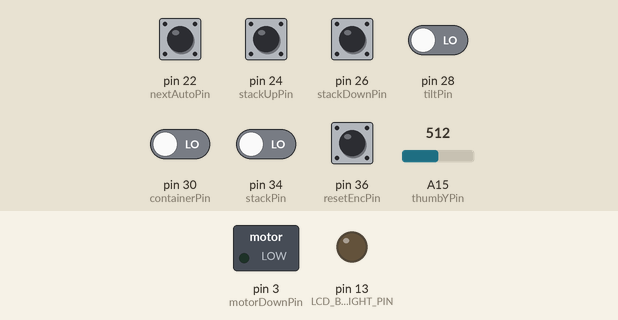
This sketch was run on a simulated Arduino Mega 2560, built with avr-gcc and run on an emulated ATmega2560. Parts: switched loads named in the sketch (green lamp = pin HIGH), output pins drawn as LEDs (lit = HIGH). The test bench sets the inputs (shaded band); at power-on: pin 22 (nextAutoPin), pin 24 (stackUpPin), pin 26 (stackDownPin), pin 28 (tiltPin), pin 30 (containerPin), pin 34 (stackPin), pin 36 (resetEncPin) LOW, A15 (thumbYPin) = 512.

Above: at 1.2 s.
1.3 s: pin 24 (stackUpPin) pulled HIGH for 0.15 s
At 1.7 s:
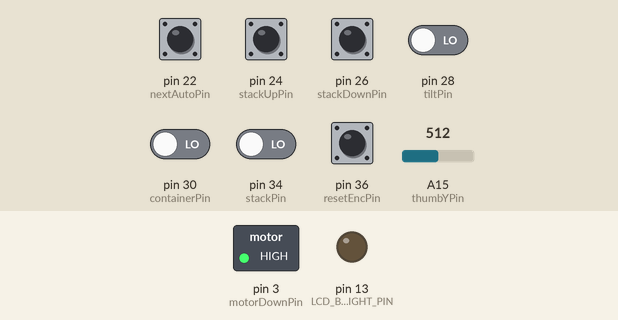
2.9 s: pin 26 (stackDownPin) pulled HIGH for 0.15 s
At 4.1 s:
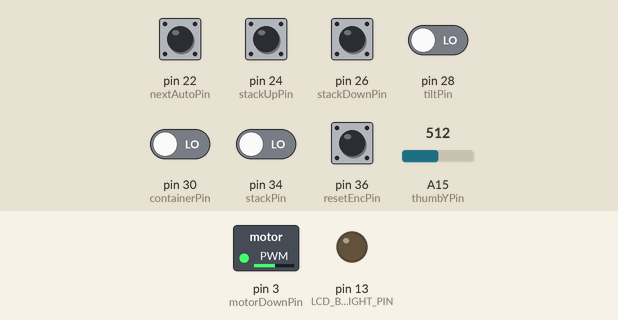
4.5 s: pin 24 (stackUpPin) pulled HIGH for 1 s
At 5.3 s:
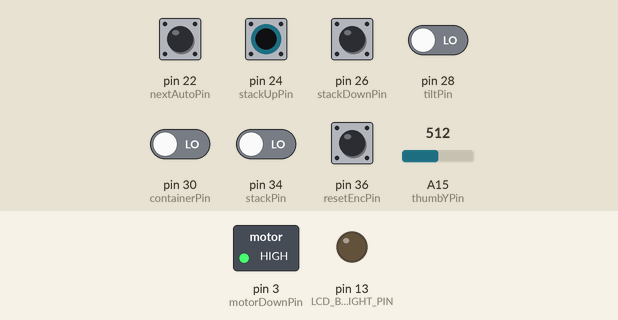
10.0 s: pin 26 (stackDownPin) pulled HIGH for 1 s
At 10.7 s:
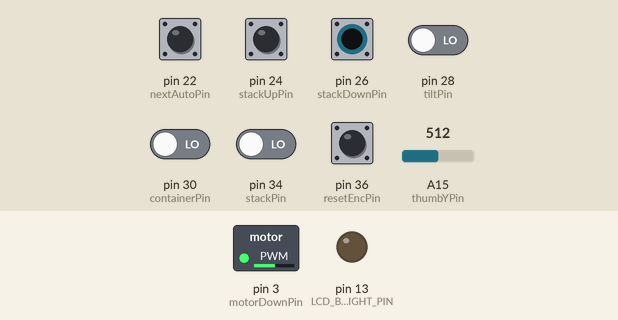
Timing chart, 0 to 13.0 s (numbered marks = the images above; inputs shaded):
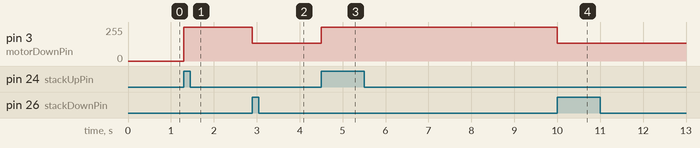

The sketch:

arduino_control_panel.ino
```cpp
// Compiled for use with an Arduino MEGA ONLY

// DO NOT WRITE CODE ABOVE LIBRARY IMPORTS


#include "UnoJoy.h" // Import Controller Emulation Library
#include "config.h" // import defines from config file


// Import LiquidCrystal Display Library and Define Pins
#include <LiquidCrystal.h>

#define LCD_BACKLIGHT_PIN  13
#define LCD_BACKLIGHT_OFF()  digitalWrite(LCD_BACKLIGHT_PIN, LOW)
#define LCD_BACKLIGHT_ON()  digitalWrite(LCD_BACKLIGHT_PIN, HIGH)

// Setup LCD Pins
LiquidCrystal lcd(8, 9, 4, 5, 6, 7);


// initialize integers for buttons.
int nextAutoButton;          // Next Auto Button              (D22)
int stackUp;                 // Stack Up                      (D24)
int stackDown;               // Stack Down                    (D26)
int stack;                   // Stack                         (D28)
int containerButton;         // Switch PID to Container Mode  (D30)
int tiltButton;              // Tilt                          (D34)
int resetEnc;                // Reset Encoder to new "0"      (D36)

// initialize Joystick Values;
int joyY = 0;
int joyYold = 0;

// Read Delay Values
// RD = ReadDelay
int printAutoLCDrd = 0;

// Display Timer Value
int lcdBacklight;

int lcdInfo = 0;

// Booleans
boolean manualChanged = true;  //Boolean for thumbY
boolean autoNext = false;                 // nextAutoButton
boolean autoChanged = false;              //
boolean stackUpPID = false;               // Level Up
boolean stackDownPID = false;             // Level Down
boolean pidResetEnc = false;              // resetEnc (current pos = encoder new "0")
boolean swtichSet = false;             // Change PID to use container values
boolean stacked = false;                  // Stack
boolean tilt = false;                     // Tilt

boolean startup = false;
boolean defaultLCD = false;
boolean printDefaultLCD = false;
boolean printAutoLCD = false;
boolean printAutoLCDallow = false;

// Auto Mode Values
int autoMode = 1;
int oldAuto = 1;

//slide pot variables
int toteIndex = 0;
int rawJoyY = 0;


// When ran, clears the display with empty spaces.
void clearLCD()
{
  lcd.setCursor(0, 0);
  lcd.print("                ");
  lcd.setCursor(0, 1);
  lcd.print("                ");
}

// Write auto mode to LCD
void writeLCD()
{
  if (startup) //if its the first time being run
  {
    clearLCD(); //clear the LCD
    printAutoLCD = false;
    startup = false; //don't run again
  }
  else if (printAutoLCD)
  {
    clearLCD();
    lcd.setCursor(3, 0);
    lcd.print("Autonomous");
    lcd.setCursor(5, 1);
    lcd.print("MODE");
    lcd.setCursor(10, 1);
    lcd.print(autoMode);
    printAutoLCDallow = false;
  }
  else if (printDefaultLCD && !printAutoLCD)
  {
    clearLCD();
    lcd.setCursor(0, 0);
    lcd.print("Co-Pilot");
    lcd.setCursor(10, 0);
    lcd.print("Auto");
    lcd.setCursor(15, 0);
    lcd.print(autoMode);
    lcd.setCursor(0, 1);
    lcd.print("                ");
    printDefaultLCD = false;
  }
}

// send the buffered data to PC over HID
void sendControls()
{
  dataForController_t controllerData = getControllerData();
  setControllerData(controllerData);
}


void setup()
{
// Define which pins are inputs or outputs.
	pinMode ((nextAutoButton, tiltButton, stackUp, stackDown, containerButton, stack, pidResetEnc), INPUT);
	pinMode (LCD_BACKLIGHT_PIN, OUTPUT);

// Initialize UnoJoy and set controller to default values.
	setupUnoJoy();
	getBlankDataForController();

// Read Joystick to get stationary vaules
	joyY = map(analogRead(thumbYPin), slidePotMin, slidePotMax, 0, 255);
	sendControls();


//LCD code
  /*
  // Startup LCD
  digitalWrite(LCD_BACKLIGHT_PIN, LOW);
  lcd.begin(16, 2);

  // Print Initial Display Text
  lcd.setCursor(0, 0);
  lcd.print("ClockworkOranges");
  lcd.setCursor(4, 1);
  lcd.print("FRC 4322");
  delay(2000);
  clearLCD();
  lcd.setCursor(0, 0);
  lcd.print("Version");
  lcd.setCursor(13, 0);
  lcd.print(ver);
  lcd.setCursor(0, 1);
  lcd.print(lastEdited);
  delay(2000);

  // Clear the display to ready it for main loop.
  clearLCD();


  lcdBacklight = 2000;
  startup = true;
  */
}


// Main Program Loop
void loop()
{

  if (startup) writeLCD(); //shouldn't happen because startup has already been set false


// Read Next Auto Button
		nextAutoButton = digitalRead(nextAutoPin);
		if (nextAutoButton == HIGH && !autoChanged)
			{
			autoMode++;
			autoNext = true;
			autoChanged = true;
			}
 	 	else if (nextAutoButton == LOW && autoChanged)
			{
			autoNext = false;
			autoChanged = false;
			}

//Read the slide pot
rawJoyY = analogRead(thumbYPin);

// Read Stack Up/Down Buttons
		stackUp = digitalRead(stackUpPin);
			if (stackUp == HIGH)
				{
				stackUpPID = true;
				toteIndex++;

				int temp = map(rawJoyY,slidePotMin,slidePotMax,elevatorMin,elevatorMax);
				if (temp<(elevatorPosition1-50)) setSlider(elevatorPosition1);
				else if (temp<(elevatorPosition2-50)) setSlider(elevatorPosition2);
				else if (temp<(elevatorPosition3-50)) setSlider(elevatorPosition3);
				else if (temp<(elevatorPosition4-50)) setSlider(elevatorPosition4);
				}
			else if (stackUp == LOW) stackUpPID = false;

		stackDown = digitalRead(stackDownPin);
		if (stackDown == HIGH)
			{
			stackDownPID = true;
			toteIndex--;

			int temp = map(rawJoyY,slidePotMin,slidePotMax,elevatorMin,elevatorMax);
			if (temp>(elevatorPosition3+50)) setSlider(elevatorPosition1);
			else if (temp>(elevatorPosition2+50)) setSlider(elevatorPosition2);
			else if (temp>(elevatorPosition1+50)) setSlider(elevatorPosition3);
			else if (temp>(elevatorPosition0+50)) setSlider(elevatorPosition4);
			}
		else if (stackDown == LOW) stackDownPID = false;

// Read Stack Button
		stack = digitalRead(stackPin);
		if (stack == HIGH) stacked = true;
		else if (stack == LOW) stacked = false;

// Read PID Switch Button
		containerButton = digitalRead(containerPin);
		if (containerButton == HIGH) swtichSet = true;
		else if (containerButton == LOW) swtichSet = false;

// Read Tilt Button
		tiltButton = digitalRead(tiltPin);
		if (tiltButton == HIGH) tilt = true;
		else if (tiltButton == LOW) tilt = false;

// Read Reset Encoder to "0"
		resetEnc = digitalRead(resetEncPin);
		if (resetEnc == HIGH) pidResetEnc = true;
		else if (resetEnc == LOW) pidResetEnc = false;

// Get values for Manual Joystick
		joyY = map(analogRead(thumbYPin), slidePotMin, slidePotMax, 255, 0);

		if (joyYold != joyY)
			{
				manualChanged = true;
				//sendControls();
				joyYold = joyY;
			}
		else manualChanged = false;
		//Serial.println(joyY);


// Send Controls
		sendControls();

  // Nathan's LCD Code
/*
  // Check for changes to autoMode and update LCD
  if (autoNext && autoChanged)
  {
    if (autoMode > 3) autoMode = 1;
    if (oldAuto != autoMode)
    {
      lcdBacklight = 2000;
      defaultLCD = false;
      printDefaultLCD = false;
      printAutoLCD = true;
      printAutoLCDrd = 4000;
      writeLCD();
      oldAuto = autoMode;
    }
  }

  if (printAutoLCDrd > 0) printAutoLCDrd--;

  if (!defaultLCD && printAutoLCDrd == 0)
  {
    printAutoLCD = false;
    printDefaultLCD = true;
    writeLCD();
    lcdInfo = 0;
    defaultLCD = true;
  }
  else if (printAutoLCDrd == 0)
  {
    lcdInfo++;
    if (lcdInfo < 1000)
    {
      lcd.setCursor(0,1);
      lcd.print("   Team #4322   ");
    }
    else if (lcdInfo >= 1000 && lcdInfo < 2000)
    {
      lcd.setCursor(0,1);
      lcd.print("  Recycle Rush  ");
    }
    else if (lcdInfo >= 2000) lcdInfo = 0;
  }


  // Control LCD Backlight with Timer
  if (lcdBacklight > 0)
  {
    lcdBacklight--;
    digitalWrite (13, HIGH);
  }
  else if (lcdBacklight == 0) digitalWrite (13, LOW);
  */

}

void setSlider(int robotEncoderValue)
{
	int absdiff = 0;
	int analogSetPoint = map(robotEncoderValue, elevatorMin,elevatorMax,slidePotMin,slidePotMax);
	do{

		int analogReading = analogRead(thumbYPin);
		int difference = analogReading-analogSetPoint;
		absdiff = abs(difference);

		if (analogReading>(analogSetPoint+10))
		{
		if ((analogReading-analogSetPoint)>100) analogWrite(motorDownPin,255);
		else analogWrite(motorDownPin,(analogReading-analogSetPoint)*255/100);
		}

		if (analogReading<(analogSetPoint-10))
		{
		if ((analogSetPoint-analogReading)>100) analogWrite(motorDownPin,255);
		else analogWrite(motorDownPin,(analogSetPoint-analogReading)*255/100);
		}
	} while(absdiff<11);

}

// Output controller values.  (reference PS3 DualShock buttons)
dataForController_t getControllerData(void) {

  // Set up a place for our controller data
  //  Use the getBlankDataForController() function, since
  //  just declaring a fresh dataForController_t tends
  //  to get you one filled with junk from other, random
  //  values that were in those memory locations before
  dataForController_t controllerData = getBlankDataForController();
  // Since our buttons are all held high and
  //  pulled low when pressed, we use the "!"
  //  operator to invert the readings from the pins
  if (manualChanged) controllerData.leftStickY = joyY;
  //controllerData.leftStickY = joyY;

  // Tilt Button
  if (tilt) controllerData.l2On = 1;
  else if (!tilt) controllerData.l2On = 0;

  // Auto Button (Right Bumper)
  if (autoNext) controllerData.r2On = 1;
  else if (!autoNext) controllerData.r2On = 0;

  // Stack Up Button
  if (stackUpPID) controllerData.triangleOn = 1;
  else if (!stackUpPID) controllerData.triangleOn = 0;

  // Stack Down Button
  if (stackDownPID) controllerData.crossOn = 1;
  else if (!stackDownPID) controllerData.crossOn = 0;

  // Stack Button
  if (stacked) controllerData.squareOn = 1;
  else if (!stacked) controllerData.squareOn = 0;

  // Switch PID Mode
  if (swtichSet) controllerData.circleOn = 1;
  else if (!swtichSet) controllerData.circleOn = 0;

  // Reset PID Encoder "0" position
  if (pidResetEnc) controllerData.selectOn = 1;
  else if (!pidResetEnc) controllerData.selectOn = 0;

  // And return the data!
  return controllerData;
}

// Code written by Nathan Baugh and Seth Itow ~ Members of FRC Team 4322 ~ Game: 2015 Recycle Rush
```

config.h
```cpp
String lastEdited = "3.01.15   8:33pm";
String ver = "2.1";


//elevator encoder positions
//absolute encoder ticks for each elevator position
#define elevatorMin 0
#define elevatorMax 13881
#define elevatorPosition0 0
#define elevatorPosition1 3095
#define elevatorPosition2 6245
#define elevatorPosition3 9430
#define elevatorPosition4 12580


// define digital button pins
// these buttons get sent directly to the driver station over the HID interface
#define stackPin 34
#define containerPin 30
#define tiltPin 28
#define resetEncPin 36
#define nextAutoPin 22

// define elevator control button pins
// these buttons get processed by the Arduino, the slide pot moves, then that value
// gets sent to the driver station
#define stackUpPin 24
#define stackDownPin 26
#define elevator0ButtonPin 33
#define elevator1ButtonPin 35
#define elevator2ButtonPin 37
#define elevator3ButtonPin 39
#define elevator4ButtonPin 41

// Define Joystick Analog Pins
int thumbYPin = 15;

//slide pot constants
#define slidePotMin 0
#define slidePotMax 1023

// slide pot pins
#define analogInPin A0
#define motorUpPin 2
#define motorDownPin 3
#define capacitiveInPin
#define capacitiveOutPin
```

Source omitted: UnoJoy.h (9847 bytes)

Measured:
- after the input at 1.3 s, pin 3 (motorDownPin): 0/255 → 255/255 at once
- after the input at 2.9 s, pin 3 (motorDownPin): 255/255 → 132/255 at once
- after the input at 4.5 s, pin 3 (motorDownPin): 132/255 → 255/255 at once
- after the input at 10.0 s, pin 3 (motorDownPin): 255/255 → 132/255 at once
